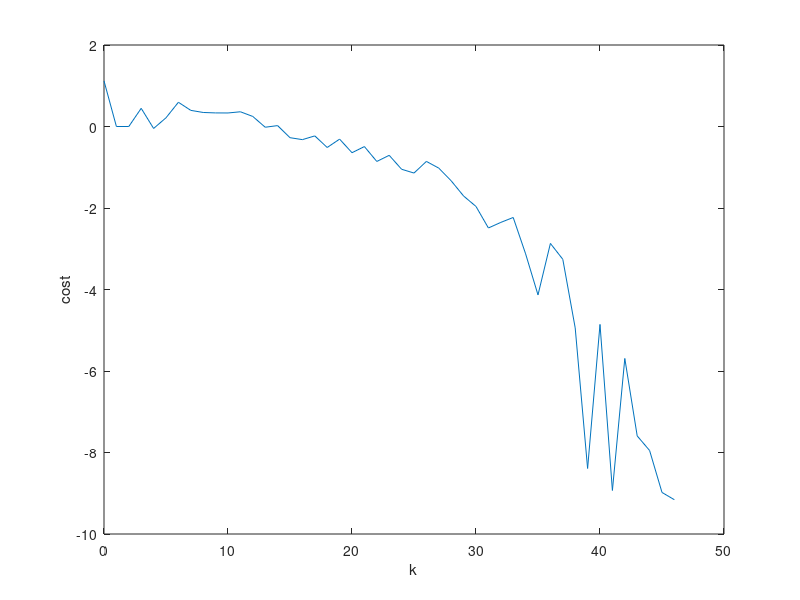

Write the MATLAB code that produced this figure.
x0 = -3/4;
y0 = 1;

m_iteration=10000;
x=zeros(2,3);

record_lost = [];
record_1 = [];
record_2 = [];
xt=zeros(2,3);
x(1,1)=x0;
x(2,1)=y0;
x(1,2)=1;
x(2,2)=0;
x(1,3)=0;
x(2,3)=1;
for i =1:m_iteration
    if i==1
        xt=x(:,1:3);
    end
    xc=(xt(:,1)+xt(:,2)+xt(:,3))/3;
    f1=100*(xt(2,1)-xt(1,1)^2)^2+(1-xt(1,1))^2;
    f2=100*(xt(2,2)-xt(1,2)^2)^2+(1-xt(1,2))^2;
    f3=100*(xt(2,3)-xt(1,3)^2)^2+(1-xt(1,3))^2;
    F=[f1,f2,f3];
    faverage=(f1+f2+f3)/3;
    if ((f1-faverage)^2+(f2-faverage)^2+(f3-faverage)^2)/3<0.0000000001
        break;
    end
    [Fs,index]=sort(F);
    sx=[xt(:,index(1)),xt(:,index(2)),xt(:,index(3))];
    xr=sx(:,1)+sx(:,2)-sx(:,3);
    if 100*(xr(2,1)-xr(1,1)^2)^2+(1-xr(1,1))^2<Fs(1)
        xe=-0.5*0.5*(xt(:,1)+xt(:,2))+1.5*xr;
        if 100*(xr(2,1)-xr(1,1)^2)^2+(1-xr(1,1))^2>100*(xe(2,1)-xe(1,1)^2)^2+(1-xe(1,1))^2
            xt(:,3)=xe;
            xt(:,1:2)=sx(:,1:2);
            x=[x,xe];
        else
            xt(:,3)=xr;
            xt(:,1:2)=sx(:,1:2);
            x=[x,xr];
        end
    elseif 100*(xr(2,1)-xr(1,1)^2)^2+(1-xr(1,1))^2>Fs(3) 
        xr=(0.5*(sx(:,1)+sx(:,2))+sx(:,3))/2;
        if 100*(xr(2,1)-xr(1,1)^2)^2+(1-xr(1,1))^2<Fs(3)
            xt(:,3)=xr;
            xt(:,1:2)=sx(:,1:2);
            x=[x,xr];
        else
            xt(:,2)=0.5*(sx(:,1)+sx(:,2));
            xt(:,3)=0.5*(sx(:,1)+sx(:,3));
            xt(:,1)=sx(:,1);
            x=[x,xt(:,2:3)];
        end
    else
        xt(:,3)=xr;
        xt(:,1:2)=sx(:,1:2);
        x=[x,xr];
    end
    %x(:,3*i+1:3*i+3)=xt(:,1:3);
end

for j=1:length(x)
    record_1 = [record_1 x(1,j)];
    record_2 = [record_2 x(2,j)];
    lost = log((x(1,j)-1)^2 + (x(2,j)-1)^2);
    record_lost = [record_lost lost];
end

%
xx = linspace(-1.2,1.2);
yy = linspace(-1,1.5);
[X,Y] = meshgrid(xx,yy);
v = 100*(Y-X.^2).^2+(1-X).^2;
% contour(X,Y,v,[0,1,2,3,10,20,50,100,200,300]);
% hold;
Xplot=0:length(record_1)-1;
% plot(record_1,record_2,'-*');
plot(Xplot,record_lost);
xlabel('k');
ylabel('cost');
